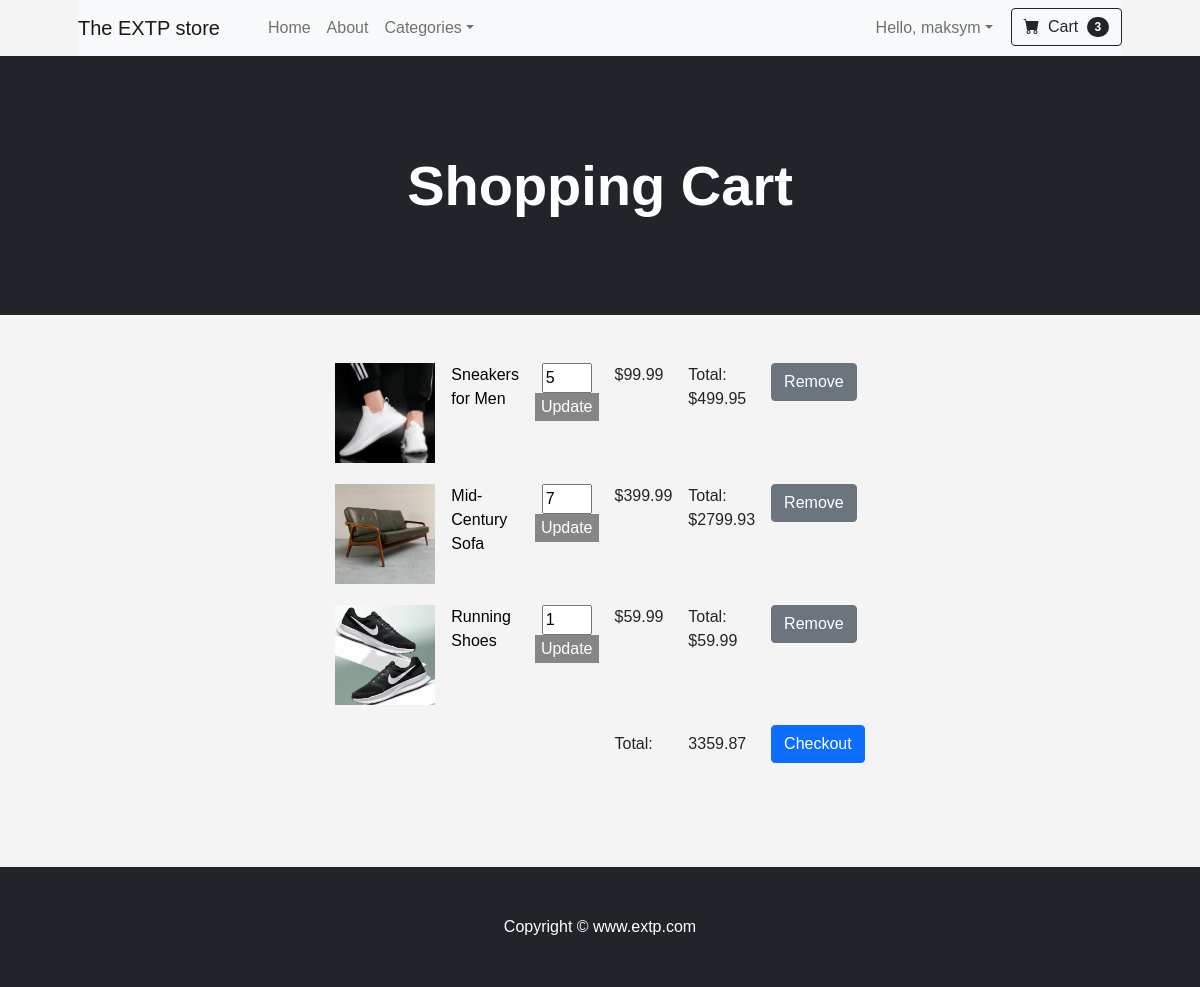
Page /cart/ (signed in) on the earlier database version.
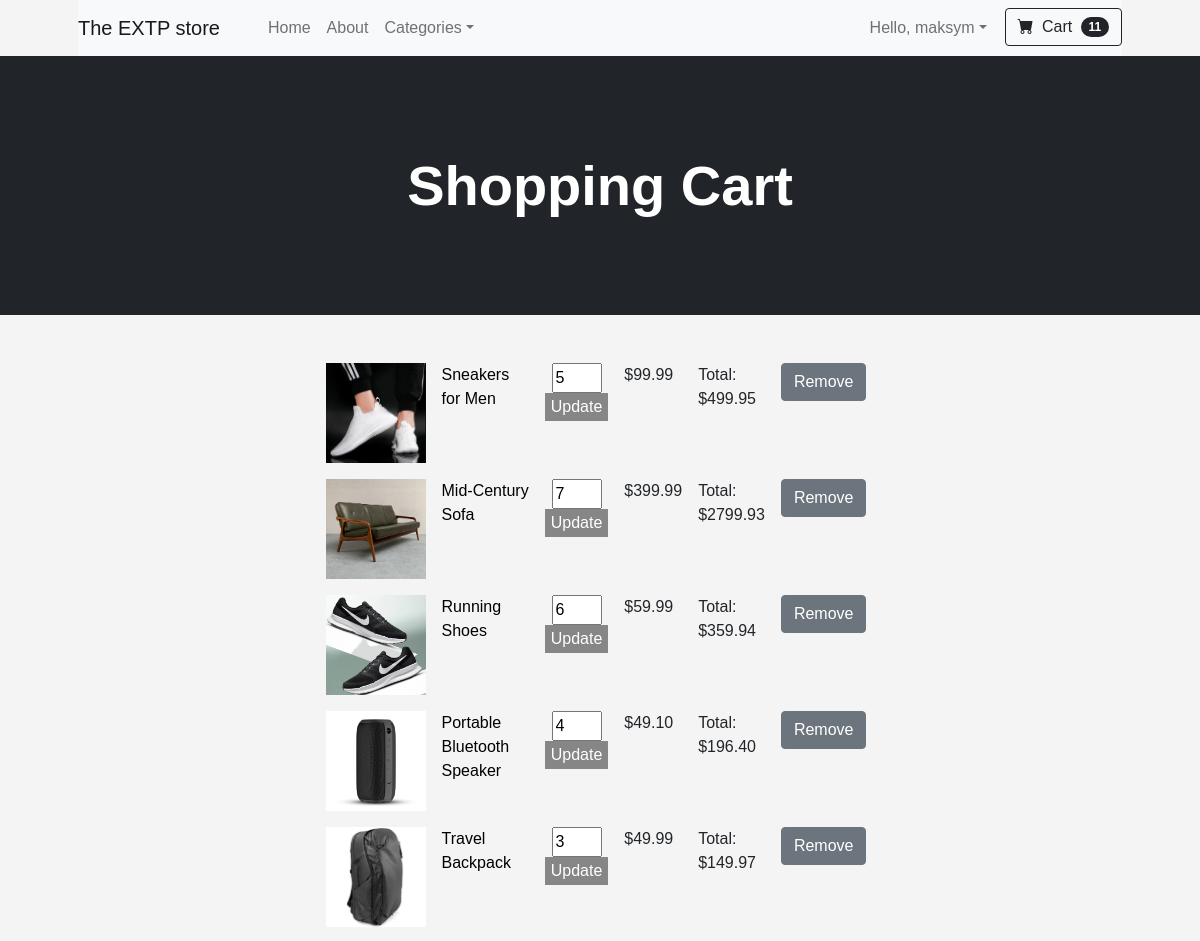
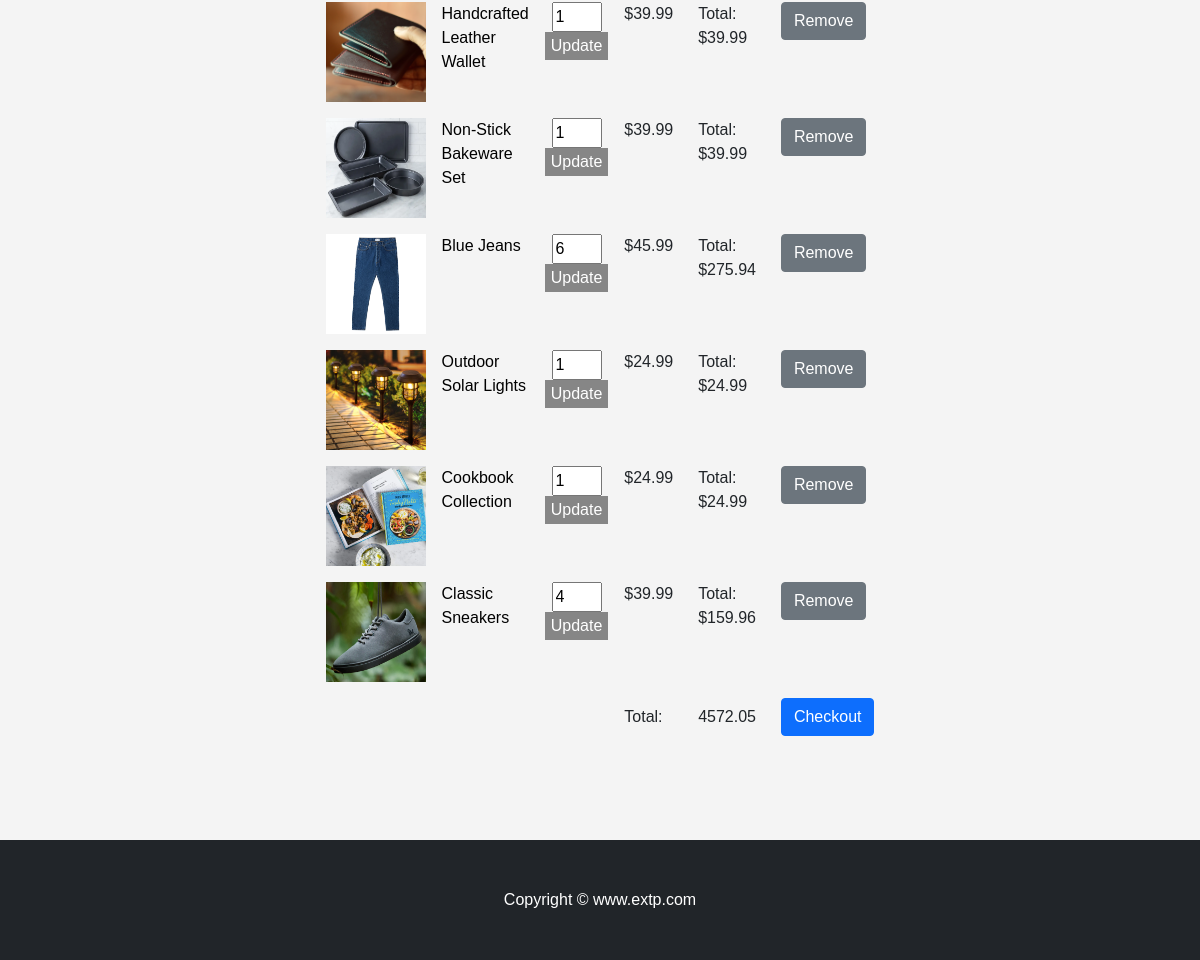
Same page on the later database version (2 pictures, top to bottom).
### cart/models.py (models this page shows, shortened)
class Cart(models.Model):
    user = models.ForeignKey(User, on_delete=models.CASCADE)
    product = models.ForeignKey(Product, on_delete=models.CASCADE)
    quantity = models.IntegerField(default=1)
    @property
    def total_item_price(self):
        return self.quantity * self.product.price

### ecommerce/models.py (models this page shows)
class Product(models.Model):
    product_name = models.CharField(max_length=100)
    category = models.ForeignKey(Category, on_delete=models.SET_NULL, blank=True, null=True)
    description = models.TextField()
    image = models.ImageField(upload_to='product_images/', blank=True, null=True)
    created_at = models.DateTimeField(auto_now_add=True)
    price = models.DecimalField(max_digits=6, decimal_places=2)
    quantity = models.IntegerField(default=55)
    seller = models.CharField(max_length=100, default="EXTP")
    on_sale = models.BooleanField(default=False)
    sale_price = models.DecimalField(max_digits=6, decimal_places=2, blank=True, null=True)
    def __str__(self):
        return self.product_name

### cart/views.py (the view)
# urls.py: path('', views.cart_details, name='cart_details'),
@login_required
def cart_details(request):
    cart_items = Cart.objects.filter(user=request.user)
    total_price = sum(item.quantity * item.product.price for item in cart_items)
    return render(request, "cart/cart_details.html", {"cart_items": cart_items, "total_price": total_price})

### ecommerce/views.py (called while the page is built)
def custom_context(request):
    categories = models.Category.objects.all()
    if request.user.is_authenticated:
        quantity_cart = Cart.objects.filter(user=request.user).count()
    else:
        quantity_cart = 0
    return {'categories': categories, "quantity_cart": quantity_cart}

### templates/cart/cart_details.html (shortened to what this page needs)
{% extends "base.html" %}
{% block content %}
    <header class="bg-dark py-5">
        <div class="container px-4 px-lg-5 my-5">
            <div class="text-center text-white">
                <h1 class="display-4 fw-bolder">Shopping Cart</h1>
            </div>
        </div>
    </header>
    <div style="display: flex; justify-content: center; margin: 20px 160px 40px 160px; padding: 20px 260px 40px 260px;">
    {% if cart_items %}
        <br><br><br><br><br><br><br><br><br><br><br><br><br><br><br><br><br><br>
        <table class="table table-borderless">
            <tbody>
                {% for item in cart_items %}
                    <tr>
                        <td>
                            <a href="{% url 'ecommerce:product_detail' item.product.id %}">
                                <img src="{{ item.product.image.url }}" alt="product" width="100" height="100">
                            </a>
                        </td>
                        <td>
                            <a href="{% url 'ecommerce:product_detail' item.product.id %}" style="text-decoration: none; color: black;">
                                {{ item.product }}
                            </a>
                        </td>
                        <td>
                            <form action="{% url 'cart:update_cart_item' item.id %}" method="post">
                                <input type="number" name="quantity" value="{{ item.quantity }}" min="1" style="width: 50px;">
                                <button type="submit" style="height: 28px;">Update</button>
                            </form>
                        </td>
                        <td>${{ item.product.price }}</td>
                        <td>Total: ${{ item.total_item_price }}</td>
                        <td><a href="{% url 'cart:remove_from_cart' item.id %}"><button class="btn btn-secondary" >Remove</button></a></td>
                    </tr>
                {% endfor %}
            </tbody>
            <tfoot>
                <tr>
                    <td colspan="3"></td>
                    <td>Total:</td>
                    <td>{{ total_price }}</td>
                    <td><a href="#" class="btn btn-primary">Checkout</a></td>
                </tr>
            </tfoot>
        </table>
    {% else %}
    <br><br><br><br><br><br><br><br><br><br><br><br><br><br>
        <p>Your shopping cart is empty.</p>
    {% endif %}
    </div>
{% endblock %}

### templates/base.html (shortened to what this page needs)
{% load static %}
<!DOCTYPE html>
<html lang="en">
    <head>
        <link href="https://cdn.jsdelivr.net/npm/bootstrap-icons@1.5.0/font/bootstrap-icons.css" rel="stylesheet" />
        <link href="{% static 'css/styles.css' %}" rel="stylesheet" />
        <link href="https://stackpath.bootstrapcdn.com/bootstrap/5.1.3/css/bootstrap.min.css" rel="stylesheet">
    </head>
    <body>
        <div class="container px-4 px-lg-5">
            <nav class="navbar navbar-expand-lg navbar-light bg-light sticky-top">
                <a class="navbar-brand" href="{% url 'ecommerce:home' %}">The EXTP store</a>
                <div class="collapse navbar-collapse" id="navbarSupportedContent">
                    <ul class="navbar-nav me-auto mb-2 mb-lg-0 ms-lg-4">
                        <li class="nav-item"><a class="nav-link" aria-current="page" href="{% url 'ecommerce:home' %}">Home</a></li>
                        <li class="nav-item"><a class="nav-link" href="{% url 'ecommerce:about' %}">About</a></li>
                        <li class="nav-item dropdown">
                            <a class="nav-link dropdown-toggle" id="navbarDropdown" href="#" role="button" data-bs-toggle="dropdown" aria-expanded="false">Categories</a>
                        </li>
                    </ul>
                    <ul class="navbar-nav ml-auto mb-2 mb-lg-0">
                        {% if user.is_authenticated %}
                        <li class="nav-item dropdown">
                            <a class="nav-link dropdown-toggle" id="navbarDropdown" href="#" role="button" data-bs-toggle="dropdown" aria-expanded="false" style="margin-right: 10px;">Hello, {{ user.username }}</a>
                        </li>
                        {% else %}
                        <li class="nav-item"><a class="nav-link" href="{% url 'user:login' %}">Sign In</a></li>
                        <li class="nav-item" style="margin-right: 10px;"><a class="nav-link" href="{% url 'user:registration' %}">Sign Up</a></li>
                        {% endif %}
                        <li class="nav-item">
                            {% if user.is_authenticated %}
                            <a href="{% url 'cart:cart_details' %}">
                                <button class="btn btn-outline-dark" type="submit">
                                    <i class="bi-cart-fill me-1"></i>
                                    Cart
                                    <span class="badge bg-dark text-white ms-1 rounded-pill">{{ quantity_cart }}</span>
                                </button>
                            </a>
                            {% endif %}
                        </li>
                    </ul>
                </div>
            </nav>
        </div>
        {% block content %}
        {% endblock %}
        <footer class="py-5 bg-dark"  >
            <div class="container"><p class="m-0 text-center text-white">Copyright &copy; www.extp.com </p></div>
        </footer>
    </body>
</html>

### templates/base.html (style rules this page uses)
body { font-family: Arial, sans-serif; background-color: #f4f4f4; margin: 0; padding: 0; }
form { text-align: center; }
button { background-color: #868686; color: white; border: none; cursor: pointer; transition: background-color 0.3s; }

Differences in the rows shown:
changed Cart "Running Shoes": quantity "1" → "6"; total_item_price "59.99" → "359.94"
added Cart: product.image (picture), product "Portable Bluetooth Speaker", quantity "4", product.price "49.10", total_item_price "196.40"
added Cart: product.image (picture), product "Travel Backpack", quantity "3", product.price "49.99", total_item_price "149.97"
added Cart: product.image (picture), product "Handcrafted Leather Wallet", quantity "1", product.price "39.99", total_item_price "39.99"
added Cart: product.image (picture), product "Non-Stick Bakeware Set", quantity "1", product.price "39.99", total_item_price "39.99"
added Cart: product.image (picture), product "Blue Jeans", quantity "6", product.price "45.99", total_item_price "275.94"
added Cart: product.image (picture), product "Outdoor Solar Lights", quantity "1", product.price "24.99", total_item_price "24.99"
added Cart: product.image (picture), product "Cookbook Collection", quantity "1", product.price "24.99", total_item_price "24.99"
added Cart: product.image (picture), product "Classic Sneakers", quantity "4", product.price "39.99", total_item_price "159.96"
Other differences:
{{ quantity_cart }}: "3" → "11"
{{ total_price }}: "3359.87" → "4572.05"
